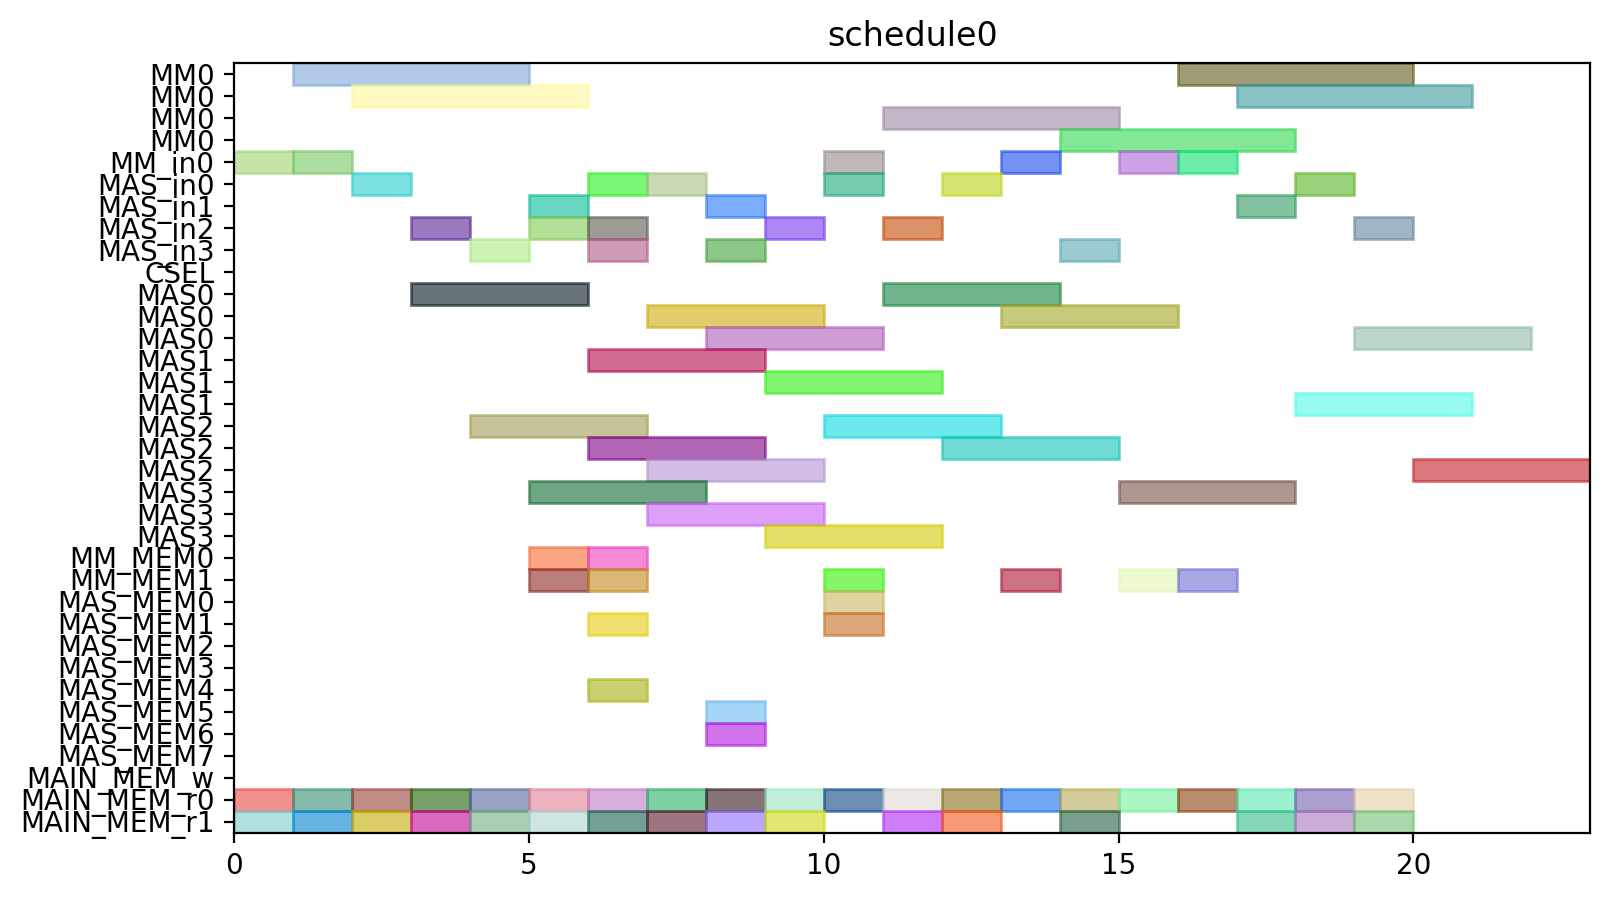

Write the Python code that produced this figure.
from pyschedule import Scenario, solvers, plotters, alt


def solve():
	horizon = 120
	S = Scenario("schedule0", horizon=horizon)

	# resource
	MM = S.Resources('MM', num=1, size=4)
	MM_in = S.Resources('MM_in', num=1)
	MAS_in = S.Resources('MAS_in', num=4)
	CSEL = S.Resource('CSEL')
	MAS = S.Resources('MAS', num=4, size=3, periods=range(1, horizon))
	MM_MEM = S.Resources('MM_MEM', num=2)
	MAS_MEM = S.Resources('MAS_MEM', num=8)
	MAIN_MEM_w = S.Resource('MAIN_MEM_w', size=1)
	MAIN_MEM_r = S.Resources('MAIN_MEM_r', num=2)

	# result of previous scheduling

	# new tasks
	c_qinv_denom_inv0 = S.Task('c_qinv_denom_inv0', length=4, delay_cost=1)
	c_qinv_denom_inv0 += alt(MM)
	c_qinv_denom_inv0_in = S.Task('c_qinv_denom_inv0_in', length=1, delay_cost=1)
	c_qinv_denom_inv0_in += alt(MM_in)
	S += c_qinv_denom_inv0_in*MM_in[0]<=c_qinv_denom_inv0*MM[0]
	c_qinv_denom_inv0_mem0 = S.Task('c_qinv_denom_inv0_mem0', length=1, delay_cost=1)
	c_qinv_denom_inv0_mem0 += MAIN_MEM_r[0]
	S += c_qinv_denom_inv0_mem0 <= c_qinv_denom_inv0

	c_qinv_denom_inv0_mem1 = S.Task('c_qinv_denom_inv0_mem1', length=1, delay_cost=1)
	c_qinv_denom_inv0_mem1 += MAIN_MEM_r[1]
	S += c_qinv_denom_inv0_mem1 <= c_qinv_denom_inv0

	c_qinv_denom_inv1_ = S.Task('c_qinv_denom_inv1_', length=4, delay_cost=1)
	c_qinv_denom_inv1_ += alt(MM)
	c_qinv_denom_inv1__in = S.Task('c_qinv_denom_inv1__in', length=1, delay_cost=1)
	c_qinv_denom_inv1__in += alt(MM_in)
	S += c_qinv_denom_inv1__in*MM_in[0]<=c_qinv_denom_inv1_*MM[0]
	c_qinv_denom_inv1__mem0 = S.Task('c_qinv_denom_inv1__mem0', length=1, delay_cost=1)
	c_qinv_denom_inv1__mem0 += MAIN_MEM_r[0]
	S += c_qinv_denom_inv1__mem0 <= c_qinv_denom_inv1_

	c_qinv_denom_inv1__mem1 = S.Task('c_qinv_denom_inv1__mem1', length=1, delay_cost=1)
	c_qinv_denom_inv1__mem1 += MAIN_MEM_r[1]
	S += c_qinv_denom_inv1__mem1 <= c_qinv_denom_inv1_

	c_qinv0_t2 = S.Task('c_qinv0_t2', length=3, delay_cost=1)
	c_qinv0_t2 += alt(MAS)
	c_qinv0_t2_in = S.Task('c_qinv0_t2_in', length=1, delay_cost=1)
	c_qinv0_t2_in += alt(MAS_in)
	S += c_qinv0_t2_in*MAS_in[0]<=c_qinv0_t2*MAS[0]

	S += c_qinv0_t2_in*MAS_in[1]<=c_qinv0_t2*MAS[1]

	S += c_qinv0_t2_in*MAS_in[2]<=c_qinv0_t2*MAS[2]

	S += c_qinv0_t2_in*MAS_in[3]<=c_qinv0_t2*MAS[3]

	c_qinv0_t2_mem0 = S.Task('c_qinv0_t2_mem0', length=1, delay_cost=1)
	c_qinv0_t2_mem0 += MAIN_MEM_r[0]
	S += c_qinv0_t2_mem0 <= c_qinv0_t2

	c_qinv0_t2_mem1 = S.Task('c_qinv0_t2_mem1', length=1, delay_cost=1)
	c_qinv0_t2_mem1 += MAIN_MEM_r[1]
	S += c_qinv0_t2_mem1 <= c_qinv0_t2

	c_qinv1__t2 = S.Task('c_qinv1__t2', length=3, delay_cost=1)
	c_qinv1__t2 += alt(MAS)
	c_qinv1__t2_in = S.Task('c_qinv1__t2_in', length=1, delay_cost=1)
	c_qinv1__t2_in += alt(MAS_in)
	S += c_qinv1__t2_in*MAS_in[0]<=c_qinv1__t2*MAS[0]

	S += c_qinv1__t2_in*MAS_in[1]<=c_qinv1__t2*MAS[1]

	S += c_qinv1__t2_in*MAS_in[2]<=c_qinv1__t2*MAS[2]

	S += c_qinv1__t2_in*MAS_in[3]<=c_qinv1__t2*MAS[3]

	c_qinv1__t2_mem0 = S.Task('c_qinv1__t2_mem0', length=1, delay_cost=1)
	c_qinv1__t2_mem0 += MAIN_MEM_r[0]
	S += c_qinv1__t2_mem0 <= c_qinv1__t2

	c_qinv1__t2_mem1 = S.Task('c_qinv1__t2_mem1', length=1, delay_cost=1)
	c_qinv1__t2_mem1 += MAIN_MEM_r[1]
	S += c_qinv1__t2_mem1 <= c_qinv1__t2

	c0_t0_t2 = S.Task('c0_t0_t2', length=3, delay_cost=1)
	c0_t0_t2 += alt(MAS)
	c0_t0_t2_in = S.Task('c0_t0_t2_in', length=1, delay_cost=1)
	c0_t0_t2_in += alt(MAS_in)
	S += c0_t0_t2_in*MAS_in[0]<=c0_t0_t2*MAS[0]

	S += c0_t0_t2_in*MAS_in[1]<=c0_t0_t2*MAS[1]

	S += c0_t0_t2_in*MAS_in[2]<=c0_t0_t2*MAS[2]

	S += c0_t0_t2_in*MAS_in[3]<=c0_t0_t2*MAS[3]

	c0_t0_t2_mem0 = S.Task('c0_t0_t2_mem0', length=1, delay_cost=1)
	c0_t0_t2_mem0 += MAIN_MEM_r[0]
	S += c0_t0_t2_mem0 <= c0_t0_t2

	c0_t0_t2_mem1 = S.Task('c0_t0_t2_mem1', length=1, delay_cost=1)
	c0_t0_t2_mem1 += MAIN_MEM_r[1]
	S += c0_t0_t2_mem1 <= c0_t0_t2

	c0_t1_t2 = S.Task('c0_t1_t2', length=3, delay_cost=1)
	c0_t1_t2 += alt(MAS)
	c0_t1_t2_in = S.Task('c0_t1_t2_in', length=1, delay_cost=1)
	c0_t1_t2_in += alt(MAS_in)
	S += c0_t1_t2_in*MAS_in[0]<=c0_t1_t2*MAS[0]

	S += c0_t1_t2_in*MAS_in[1]<=c0_t1_t2*MAS[1]

	S += c0_t1_t2_in*MAS_in[2]<=c0_t1_t2*MAS[2]

	S += c0_t1_t2_in*MAS_in[3]<=c0_t1_t2*MAS[3]

	c0_t1_t2_mem0 = S.Task('c0_t1_t2_mem0', length=1, delay_cost=1)
	c0_t1_t2_mem0 += MAIN_MEM_r[0]
	S += c0_t1_t2_mem0 <= c0_t1_t2

	c0_t1_t2_mem1 = S.Task('c0_t1_t2_mem1', length=1, delay_cost=1)
	c0_t1_t2_mem1 += MAIN_MEM_r[1]
	S += c0_t1_t2_mem1 <= c0_t1_t2

	c0_t20 = S.Task('c0_t20', length=3, delay_cost=1)
	c0_t20 += alt(MAS)
	c0_t20_in = S.Task('c0_t20_in', length=1, delay_cost=1)
	c0_t20_in += alt(MAS_in)
	S += c0_t20_in*MAS_in[0]<=c0_t20*MAS[0]

	S += c0_t20_in*MAS_in[1]<=c0_t20*MAS[1]

	S += c0_t20_in*MAS_in[2]<=c0_t20*MAS[2]

	S += c0_t20_in*MAS_in[3]<=c0_t20*MAS[3]

	c0_t20_mem0 = S.Task('c0_t20_mem0', length=1, delay_cost=1)
	c0_t20_mem0 += MAIN_MEM_r[0]
	S += c0_t20_mem0 <= c0_t20

	c0_t20_mem1 = S.Task('c0_t20_mem1', length=1, delay_cost=1)
	c0_t20_mem1 += MAIN_MEM_r[1]
	S += c0_t20_mem1 <= c0_t20

	c0_t21 = S.Task('c0_t21', length=3, delay_cost=1)
	c0_t21 += alt(MAS)
	c0_t21_in = S.Task('c0_t21_in', length=1, delay_cost=1)
	c0_t21_in += alt(MAS_in)
	S += c0_t21_in*MAS_in[0]<=c0_t21*MAS[0]

	S += c0_t21_in*MAS_in[1]<=c0_t21*MAS[1]

	S += c0_t21_in*MAS_in[2]<=c0_t21*MAS[2]

	S += c0_t21_in*MAS_in[3]<=c0_t21*MAS[3]

	c0_t21_mem0 = S.Task('c0_t21_mem0', length=1, delay_cost=1)
	c0_t21_mem0 += MAIN_MEM_r[0]
	S += c0_t21_mem0 <= c0_t21

	c0_t21_mem1 = S.Task('c0_t21_mem1', length=1, delay_cost=1)
	c0_t21_mem1 += MAIN_MEM_r[1]
	S += c0_t21_mem1 <= c0_t21

	c1_t0_t2 = S.Task('c1_t0_t2', length=3, delay_cost=1)
	c1_t0_t2 += alt(MAS)
	c1_t0_t2_in = S.Task('c1_t0_t2_in', length=1, delay_cost=1)
	c1_t0_t2_in += alt(MAS_in)
	S += c1_t0_t2_in*MAS_in[0]<=c1_t0_t2*MAS[0]

	S += c1_t0_t2_in*MAS_in[1]<=c1_t0_t2*MAS[1]

	S += c1_t0_t2_in*MAS_in[2]<=c1_t0_t2*MAS[2]

	S += c1_t0_t2_in*MAS_in[3]<=c1_t0_t2*MAS[3]

	c1_t0_t2_mem0 = S.Task('c1_t0_t2_mem0', length=1, delay_cost=1)
	c1_t0_t2_mem0 += MAIN_MEM_r[0]
	S += c1_t0_t2_mem0 <= c1_t0_t2

	c1_t0_t2_mem1 = S.Task('c1_t0_t2_mem1', length=1, delay_cost=1)
	c1_t0_t2_mem1 += MAIN_MEM_r[1]
	S += c1_t0_t2_mem1 <= c1_t0_t2

	c1_t1_t2 = S.Task('c1_t1_t2', length=3, delay_cost=1)
	c1_t1_t2 += alt(MAS)
	c1_t1_t2_in = S.Task('c1_t1_t2_in', length=1, delay_cost=1)
	c1_t1_t2_in += alt(MAS_in)
	S += c1_t1_t2_in*MAS_in[0]<=c1_t1_t2*MAS[0]

	S += c1_t1_t2_in*MAS_in[1]<=c1_t1_t2*MAS[1]

	S += c1_t1_t2_in*MAS_in[2]<=c1_t1_t2*MAS[2]

	S += c1_t1_t2_in*MAS_in[3]<=c1_t1_t2*MAS[3]

	c1_t1_t2_mem0 = S.Task('c1_t1_t2_mem0', length=1, delay_cost=1)
	c1_t1_t2_mem0 += MAIN_MEM_r[0]
	S += c1_t1_t2_mem0 <= c1_t1_t2

	c1_t1_t2_mem1 = S.Task('c1_t1_t2_mem1', length=1, delay_cost=1)
	c1_t1_t2_mem1 += MAIN_MEM_r[1]
	S += c1_t1_t2_mem1 <= c1_t1_t2

	c1_t20 = S.Task('c1_t20', length=3, delay_cost=1)
	c1_t20 += alt(MAS)
	c1_t20_in = S.Task('c1_t20_in', length=1, delay_cost=1)
	c1_t20_in += alt(MAS_in)
	S += c1_t20_in*MAS_in[0]<=c1_t20*MAS[0]

	S += c1_t20_in*MAS_in[1]<=c1_t20*MAS[1]

	S += c1_t20_in*MAS_in[2]<=c1_t20*MAS[2]

	S += c1_t20_in*MAS_in[3]<=c1_t20*MAS[3]

	c1_t20_mem0 = S.Task('c1_t20_mem0', length=1, delay_cost=1)
	c1_t20_mem0 += MAIN_MEM_r[0]
	S += c1_t20_mem0 <= c1_t20

	c1_t20_mem1 = S.Task('c1_t20_mem1', length=1, delay_cost=1)
	c1_t20_mem1 += MAIN_MEM_r[1]
	S += c1_t20_mem1 <= c1_t20

	c1_t21 = S.Task('c1_t21', length=3, delay_cost=1)
	c1_t21 += alt(MAS)
	c1_t21_in = S.Task('c1_t21_in', length=1, delay_cost=1)
	c1_t21_in += alt(MAS_in)
	S += c1_t21_in*MAS_in[0]<=c1_t21*MAS[0]

	S += c1_t21_in*MAS_in[1]<=c1_t21*MAS[1]

	S += c1_t21_in*MAS_in[2]<=c1_t21*MAS[2]

	S += c1_t21_in*MAS_in[3]<=c1_t21*MAS[3]

	c1_t21_mem0 = S.Task('c1_t21_mem0', length=1, delay_cost=1)
	c1_t21_mem0 += MAIN_MEM_r[0]
	S += c1_t21_mem0 <= c1_t21

	c1_t21_mem1 = S.Task('c1_t21_mem1', length=1, delay_cost=1)
	c1_t21_mem1 += MAIN_MEM_r[1]
	S += c1_t21_mem1 <= c1_t21

	c2_t0_t2 = S.Task('c2_t0_t2', length=3, delay_cost=1)
	c2_t0_t2 += alt(MAS)
	c2_t0_t2_in = S.Task('c2_t0_t2_in', length=1, delay_cost=1)
	c2_t0_t2_in += alt(MAS_in)
	S += c2_t0_t2_in*MAS_in[0]<=c2_t0_t2*MAS[0]

	S += c2_t0_t2_in*MAS_in[1]<=c2_t0_t2*MAS[1]

	S += c2_t0_t2_in*MAS_in[2]<=c2_t0_t2*MAS[2]

	S += c2_t0_t2_in*MAS_in[3]<=c2_t0_t2*MAS[3]

	c2_t0_t2_mem0 = S.Task('c2_t0_t2_mem0', length=1, delay_cost=1)
	c2_t0_t2_mem0 += MAIN_MEM_r[0]
	S += c2_t0_t2_mem0 <= c2_t0_t2

	c2_t0_t2_mem1 = S.Task('c2_t0_t2_mem1', length=1, delay_cost=1)
	c2_t0_t2_mem1 += MAIN_MEM_r[1]
	S += c2_t0_t2_mem1 <= c2_t0_t2

	c2_t1_t2 = S.Task('c2_t1_t2', length=3, delay_cost=1)
	c2_t1_t2 += alt(MAS)
	c2_t1_t2_in = S.Task('c2_t1_t2_in', length=1, delay_cost=1)
	c2_t1_t2_in += alt(MAS_in)
	S += c2_t1_t2_in*MAS_in[0]<=c2_t1_t2*MAS[0]

	S += c2_t1_t2_in*MAS_in[1]<=c2_t1_t2*MAS[1]

	S += c2_t1_t2_in*MAS_in[2]<=c2_t1_t2*MAS[2]

	S += c2_t1_t2_in*MAS_in[3]<=c2_t1_t2*MAS[3]

	c2_t1_t2_mem0 = S.Task('c2_t1_t2_mem0', length=1, delay_cost=1)
	c2_t1_t2_mem0 += MAIN_MEM_r[0]
	S += c2_t1_t2_mem0 <= c2_t1_t2

	c2_t1_t2_mem1 = S.Task('c2_t1_t2_mem1', length=1, delay_cost=1)
	c2_t1_t2_mem1 += MAIN_MEM_r[1]
	S += c2_t1_t2_mem1 <= c2_t1_t2

	c2_t20 = S.Task('c2_t20', length=3, delay_cost=1)
	c2_t20 += alt(MAS)
	c2_t20_in = S.Task('c2_t20_in', length=1, delay_cost=1)
	c2_t20_in += alt(MAS_in)
	S += c2_t20_in*MAS_in[0]<=c2_t20*MAS[0]

	S += c2_t20_in*MAS_in[1]<=c2_t20*MAS[1]

	S += c2_t20_in*MAS_in[2]<=c2_t20*MAS[2]

	S += c2_t20_in*MAS_in[3]<=c2_t20*MAS[3]

	c2_t20_mem0 = S.Task('c2_t20_mem0', length=1, delay_cost=1)
	c2_t20_mem0 += MAIN_MEM_r[0]
	S += c2_t20_mem0 <= c2_t20

	c2_t20_mem1 = S.Task('c2_t20_mem1', length=1, delay_cost=1)
	c2_t20_mem1 += MAIN_MEM_r[1]
	S += c2_t20_mem1 <= c2_t20

	c2_t21 = S.Task('c2_t21', length=3, delay_cost=1)
	c2_t21 += alt(MAS)
	c2_t21_in = S.Task('c2_t21_in', length=1, delay_cost=1)
	c2_t21_in += alt(MAS_in)
	S += c2_t21_in*MAS_in[0]<=c2_t21*MAS[0]

	S += c2_t21_in*MAS_in[1]<=c2_t21*MAS[1]

	S += c2_t21_in*MAS_in[2]<=c2_t21*MAS[2]

	S += c2_t21_in*MAS_in[3]<=c2_t21*MAS[3]

	c2_t21_mem0 = S.Task('c2_t21_mem0', length=1, delay_cost=1)
	c2_t21_mem0 += MAIN_MEM_r[0]
	S += c2_t21_mem0 <= c2_t21

	c2_t21_mem1 = S.Task('c2_t21_mem1', length=1, delay_cost=1)
	c2_t21_mem1 += MAIN_MEM_r[1]
	S += c2_t21_mem1 <= c2_t21

	c_qinv0_t0 = S.Task('c_qinv0_t0', length=4, delay_cost=1)
	c_qinv0_t0 += alt(MM)
	c_qinv0_t0_in = S.Task('c_qinv0_t0_in', length=1, delay_cost=1)
	c_qinv0_t0_in += alt(MM_in)
	S += c_qinv0_t0_in*MM_in[0]<=c_qinv0_t0*MM[0]
	c_qinv0_t0_mem0 = S.Task('c_qinv0_t0_mem0', length=1, delay_cost=1)
	c_qinv0_t0_mem0 += MAIN_MEM_r[0]
	S += c_qinv0_t0_mem0 <= c_qinv0_t0

	c_qinv0_t0_mem1 = S.Task('c_qinv0_t0_mem1', length=1, delay_cost=1)
	c_qinv0_t0_mem1 += alt(MM_MEM)
	S += (c_qinv_denom_inv0*MM[0])-1 < c_qinv0_t0_mem1*MM_MEM[1]
	S += c_qinv0_t0_mem1 <= c_qinv0_t0

	c_qinv0_t1 = S.Task('c_qinv0_t1', length=4, delay_cost=1)
	c_qinv0_t1 += alt(MM)
	c_qinv0_t1_in = S.Task('c_qinv0_t1_in', length=1, delay_cost=1)
	c_qinv0_t1_in += alt(MM_in)
	S += c_qinv0_t1_in*MM_in[0]<=c_qinv0_t1*MM[0]
	c_qinv0_t1_mem0 = S.Task('c_qinv0_t1_mem0', length=1, delay_cost=1)
	c_qinv0_t1_mem0 += MAIN_MEM_r[0]
	S += c_qinv0_t1_mem0 <= c_qinv0_t1

	c_qinv0_t1_mem1 = S.Task('c_qinv0_t1_mem1', length=1, delay_cost=1)
	c_qinv0_t1_mem1 += alt(MM_MEM)
	S += (c_qinv_denom_inv1_*MM[0])-1 < c_qinv0_t1_mem1*MM_MEM[1]
	S += c_qinv0_t1_mem1 <= c_qinv0_t1

	c_qinv0_t3 = S.Task('c_qinv0_t3', length=3, delay_cost=1)
	c_qinv0_t3 += alt(MAS)
	c_qinv0_t3_in = S.Task('c_qinv0_t3_in', length=1, delay_cost=1)
	c_qinv0_t3_in += alt(MAS_in)
	S += c_qinv0_t3_in*MAS_in[0]<=c_qinv0_t3*MAS[0]

	S += c_qinv0_t3_in*MAS_in[1]<=c_qinv0_t3*MAS[1]

	S += c_qinv0_t3_in*MAS_in[2]<=c_qinv0_t3*MAS[2]

	S += c_qinv0_t3_in*MAS_in[3]<=c_qinv0_t3*MAS[3]

	c_qinv0_t3_mem0 = S.Task('c_qinv0_t3_mem0', length=1, delay_cost=1)
	c_qinv0_t3_mem0 += alt(MM_MEM)
	S += (c_qinv_denom_inv0*MM[0])-1 < c_qinv0_t3_mem0*MM_MEM[0]
	S += c_qinv0_t3_mem0 <= c_qinv0_t3

	c_qinv0_t3_mem1 = S.Task('c_qinv0_t3_mem1', length=1, delay_cost=1)
	c_qinv0_t3_mem1 += alt(MM_MEM)
	S += (c_qinv_denom_inv1_*MM[0])-1 < c_qinv0_t3_mem1*MM_MEM[1]
	S += c_qinv0_t3_mem1 <= c_qinv0_t3

	c_qinv1__t0 = S.Task('c_qinv1__t0', length=4, delay_cost=1)
	c_qinv1__t0 += alt(MM)
	c_qinv1__t0_in = S.Task('c_qinv1__t0_in', length=1, delay_cost=1)
	c_qinv1__t0_in += alt(MM_in)
	S += c_qinv1__t0_in*MM_in[0]<=c_qinv1__t0*MM[0]
	c_qinv1__t0_mem0 = S.Task('c_qinv1__t0_mem0', length=1, delay_cost=1)
	c_qinv1__t0_mem0 += MAIN_MEM_r[0]
	S += c_qinv1__t0_mem0 <= c_qinv1__t0

	c_qinv1__t0_mem1 = S.Task('c_qinv1__t0_mem1', length=1, delay_cost=1)
	c_qinv1__t0_mem1 += alt(MM_MEM)
	S += (c_qinv_denom_inv0*MM[0])-1 < c_qinv1__t0_mem1*MM_MEM[1]
	S += c_qinv1__t0_mem1 <= c_qinv1__t0

	c_qinv1__t1 = S.Task('c_qinv1__t1', length=4, delay_cost=1)
	c_qinv1__t1 += alt(MM)
	c_qinv1__t1_in = S.Task('c_qinv1__t1_in', length=1, delay_cost=1)
	c_qinv1__t1_in += alt(MM_in)
	S += c_qinv1__t1_in*MM_in[0]<=c_qinv1__t1*MM[0]
	c_qinv1__t1_mem0 = S.Task('c_qinv1__t1_mem0', length=1, delay_cost=1)
	c_qinv1__t1_mem0 += MAIN_MEM_r[0]
	S += c_qinv1__t1_mem0 <= c_qinv1__t1

	c_qinv1__t1_mem1 = S.Task('c_qinv1__t1_mem1', length=1, delay_cost=1)
	c_qinv1__t1_mem1 += alt(MM_MEM)
	S += (c_qinv_denom_inv1_*MM[0])-1 < c_qinv1__t1_mem1*MM_MEM[1]
	S += c_qinv1__t1_mem1 <= c_qinv1__t1

	c_qinv1__t3 = S.Task('c_qinv1__t3', length=3, delay_cost=1)
	c_qinv1__t3 += alt(MAS)
	c_qinv1__t3_in = S.Task('c_qinv1__t3_in', length=1, delay_cost=1)
	c_qinv1__t3_in += alt(MAS_in)
	S += c_qinv1__t3_in*MAS_in[0]<=c_qinv1__t3*MAS[0]

	S += c_qinv1__t3_in*MAS_in[1]<=c_qinv1__t3*MAS[1]

	S += c_qinv1__t3_in*MAS_in[2]<=c_qinv1__t3*MAS[2]

	S += c_qinv1__t3_in*MAS_in[3]<=c_qinv1__t3*MAS[3]

	c_qinv1__t3_mem0 = S.Task('c_qinv1__t3_mem0', length=1, delay_cost=1)
	c_qinv1__t3_mem0 += alt(MM_MEM)
	S += (c_qinv_denom_inv0*MM[0])-1 < c_qinv1__t3_mem0*MM_MEM[0]
	S += c_qinv1__t3_mem0 <= c_qinv1__t3

	c_qinv1__t3_mem1 = S.Task('c_qinv1__t3_mem1', length=1, delay_cost=1)
	c_qinv1__t3_mem1 += alt(MM_MEM)
	S += (c_qinv_denom_inv1_*MM[0])-1 < c_qinv1__t3_mem1*MM_MEM[1]
	S += c_qinv1__t3_mem1 <= c_qinv1__t3

	c0_t4_t2 = S.Task('c0_t4_t2', length=3, delay_cost=1)
	c0_t4_t2 += alt(MAS)
	c0_t4_t2_in = S.Task('c0_t4_t2_in', length=1, delay_cost=1)
	c0_t4_t2_in += alt(MAS_in)
	S += c0_t4_t2_in*MAS_in[0]<=c0_t4_t2*MAS[0]

	S += c0_t4_t2_in*MAS_in[1]<=c0_t4_t2*MAS[1]

	S += c0_t4_t2_in*MAS_in[2]<=c0_t4_t2*MAS[2]

	S += c0_t4_t2_in*MAS_in[3]<=c0_t4_t2*MAS[3]

	c0_t4_t2_mem0 = S.Task('c0_t4_t2_mem0', length=1, delay_cost=1)
	c0_t4_t2_mem0 += alt(MAS_MEM)
	S += (c0_t20*MAS[0])-1 < c0_t4_t2_mem0*MAS_MEM[0]
	S += (c0_t20*MAS[1])-1 < c0_t4_t2_mem0*MAS_MEM[2]
	S += (c0_t20*MAS[2])-1 < c0_t4_t2_mem0*MAS_MEM[4]
	S += (c0_t20*MAS[3])-1 < c0_t4_t2_mem0*MAS_MEM[6]
	S += c0_t4_t2_mem0 <= c0_t4_t2

	c0_t4_t2_mem1 = S.Task('c0_t4_t2_mem1', length=1, delay_cost=1)
	c0_t4_t2_mem1 += alt(MAS_MEM)
	S += (c0_t21*MAS[0])-1 < c0_t4_t2_mem1*MAS_MEM[1]
	S += (c0_t21*MAS[1])-1 < c0_t4_t2_mem1*MAS_MEM[3]
	S += (c0_t21*MAS[2])-1 < c0_t4_t2_mem1*MAS_MEM[5]
	S += (c0_t21*MAS[3])-1 < c0_t4_t2_mem1*MAS_MEM[7]
	S += c0_t4_t2_mem1 <= c0_t4_t2

	c1_t4_t2 = S.Task('c1_t4_t2', length=3, delay_cost=1)
	c1_t4_t2 += alt(MAS)
	c1_t4_t2_in = S.Task('c1_t4_t2_in', length=1, delay_cost=1)
	c1_t4_t2_in += alt(MAS_in)
	S += c1_t4_t2_in*MAS_in[0]<=c1_t4_t2*MAS[0]

	S += c1_t4_t2_in*MAS_in[1]<=c1_t4_t2*MAS[1]

	S += c1_t4_t2_in*MAS_in[2]<=c1_t4_t2*MAS[2]

	S += c1_t4_t2_in*MAS_in[3]<=c1_t4_t2*MAS[3]

	c1_t4_t2_mem0 = S.Task('c1_t4_t2_mem0', length=1, delay_cost=1)
	c1_t4_t2_mem0 += alt(MAS_MEM)
	S += (c1_t20*MAS[0])-1 < c1_t4_t2_mem0*MAS_MEM[0]
	S += (c1_t20*MAS[1])-1 < c1_t4_t2_mem0*MAS_MEM[2]
	S += (c1_t20*MAS[2])-1 < c1_t4_t2_mem0*MAS_MEM[4]
	S += (c1_t20*MAS[3])-1 < c1_t4_t2_mem0*MAS_MEM[6]
	S += c1_t4_t2_mem0 <= c1_t4_t2

	c1_t4_t2_mem1 = S.Task('c1_t4_t2_mem1', length=1, delay_cost=1)
	c1_t4_t2_mem1 += alt(MAS_MEM)
	S += (c1_t21*MAS[0])-1 < c1_t4_t2_mem1*MAS_MEM[1]
	S += (c1_t21*MAS[1])-1 < c1_t4_t2_mem1*MAS_MEM[3]
	S += (c1_t21*MAS[2])-1 < c1_t4_t2_mem1*MAS_MEM[5]
	S += (c1_t21*MAS[3])-1 < c1_t4_t2_mem1*MAS_MEM[7]
	S += c1_t4_t2_mem1 <= c1_t4_t2

	c2_t4_t2 = S.Task('c2_t4_t2', length=3, delay_cost=1)
	c2_t4_t2 += alt(MAS)
	c2_t4_t2_in = S.Task('c2_t4_t2_in', length=1, delay_cost=1)
	c2_t4_t2_in += alt(MAS_in)
	S += c2_t4_t2_in*MAS_in[0]<=c2_t4_t2*MAS[0]

	S += c2_t4_t2_in*MAS_in[1]<=c2_t4_t2*MAS[1]

	S += c2_t4_t2_in*MAS_in[2]<=c2_t4_t2*MAS[2]

	S += c2_t4_t2_in*MAS_in[3]<=c2_t4_t2*MAS[3]

	c2_t4_t2_mem0 = S.Task('c2_t4_t2_mem0', length=1, delay_cost=1)
	c2_t4_t2_mem0 += alt(MAS_MEM)
	S += (c2_t20*MAS[0])-1 < c2_t4_t2_mem0*MAS_MEM[0]
	S += (c2_t20*MAS[1])-1 < c2_t4_t2_mem0*MAS_MEM[2]
	S += (c2_t20*MAS[2])-1 < c2_t4_t2_mem0*MAS_MEM[4]
	S += (c2_t20*MAS[3])-1 < c2_t4_t2_mem0*MAS_MEM[6]
	S += c2_t4_t2_mem0 <= c2_t4_t2

	c2_t4_t2_mem1 = S.Task('c2_t4_t2_mem1', length=1, delay_cost=1)
	c2_t4_t2_mem1 += alt(MAS_MEM)
	S += (c2_t21*MAS[0])-1 < c2_t4_t2_mem1*MAS_MEM[1]
	S += (c2_t21*MAS[1])-1 < c2_t4_t2_mem1*MAS_MEM[3]
	S += (c2_t21*MAS[2])-1 < c2_t4_t2_mem1*MAS_MEM[5]
	S += (c2_t21*MAS[3])-1 < c2_t4_t2_mem1*MAS_MEM[7]
	S += c2_t4_t2_mem1 <= c2_t4_t2

	solvers.mip.solve(S,msg=1,kind='CPLEX',ratio_gap=1.01)

	solution = [['hoge']*len(S.solution()[1]) for i in range(len(S.solution()))]
	for i in range(len(S.solution())):
		for j in range(len(S.solution()[i])):
			solution[i][j]=str(S.solution()[i][j])
	print(solution)

	cycles = int(solution[-1][3])

	pic_file_name = "/home/mfukuda/ABE/multiRAM_multiMAS_16mux/scheduling_result/stage4MM1_stage3MAS4/FP12_INV_AFTER_FPINV/schedule0.png"
	if(S.solution() != []):
		plotters.matplotlib.plot(S,img_filename=pic_file_name, show_task_labels=False, fig_size=(cycles*0.25+3, 5))

	return solution
